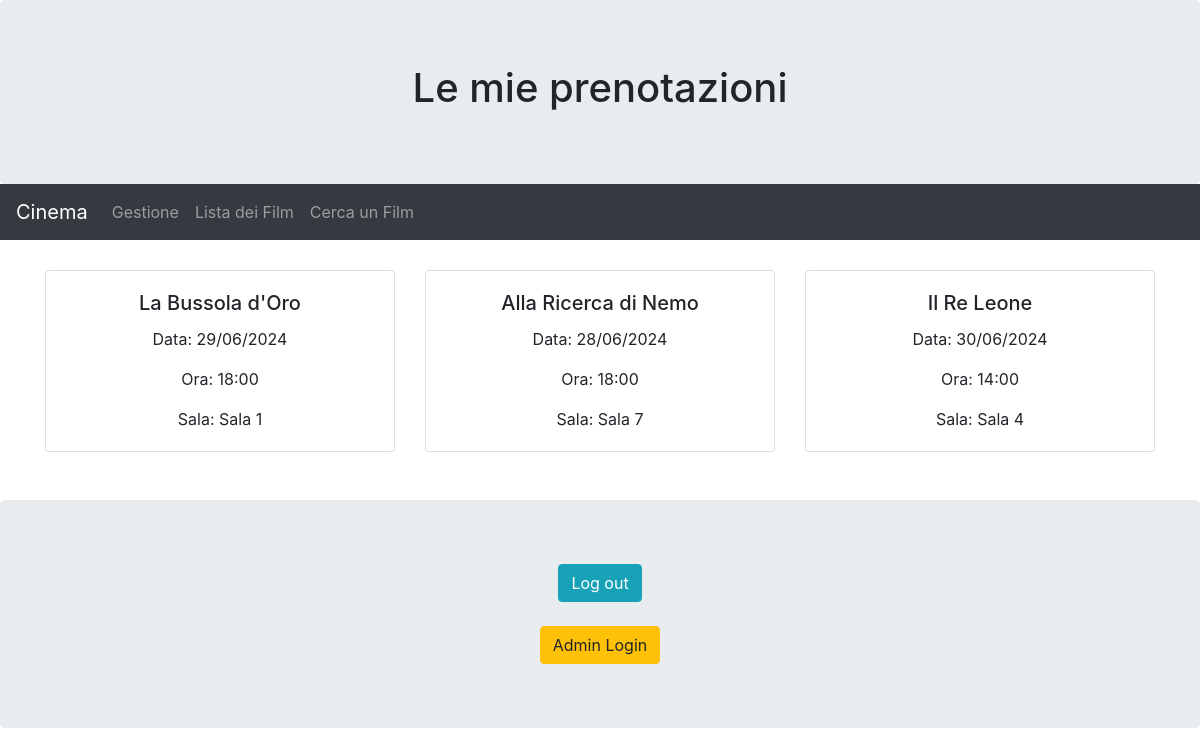
/gestione/my_situation/ (signed in), run on an earlier commit of the app's database.
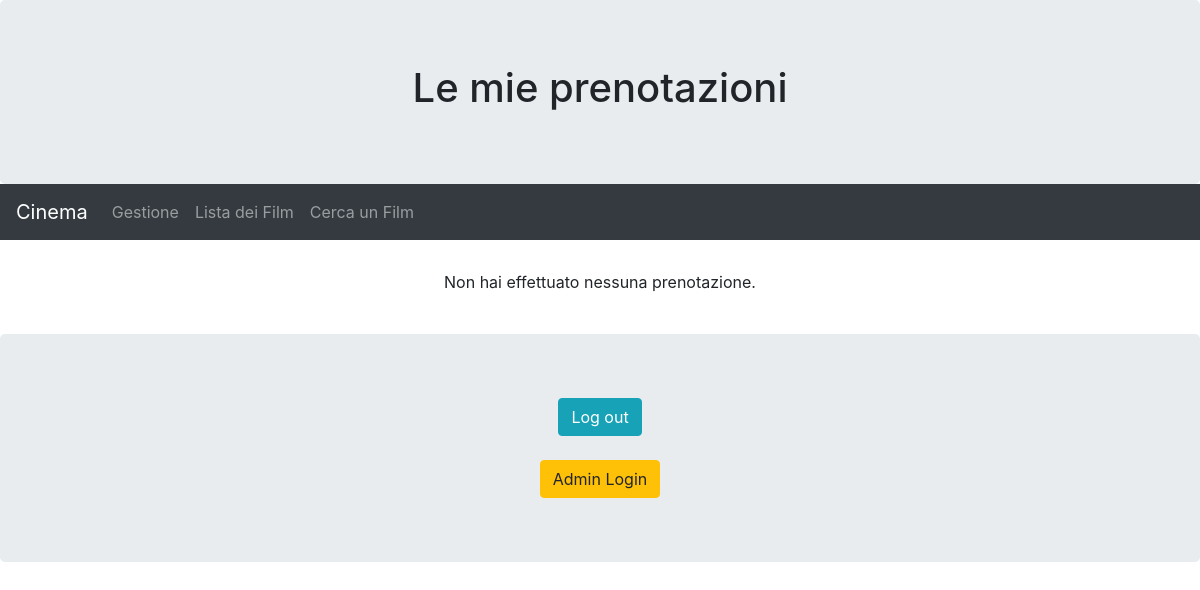
And on a later commit of the database.
### gestione/models.py (models this page shows, shortened)
class Prenotazione(models.Model):
    utente = models.ForeignKey('gestione.Utente', related_name='prenotazioni', on_delete=models.CASCADE)
    proiezione = models.ForeignKey(Proiezione, related_name='prenotazioni', on_delete=models.CASCADE)
    class Meta:
        verbose_name_plural = "Prenotazioni"

class Proiezione(models.Model):
    data = models.DateField()
    ora_inizio = models.TimeField()
    film = models.ForeignKey(Film, related_name='proiezioni', on_delete=models.CASCADE)
    sala = models.CharField(max_length=50)
    posti_disponibili = models.IntegerField(default=20)
    class Meta:
        verbose_name_plural = "Proiezioni"

class Film(models.Model):
    titolo = models.CharField(max_length=200)
    genere = models.CharField(max_length=200)
    descrizione = models.CharField(max_length=500)
    prezzo = models.DecimalField(max_digits=10, decimal_places=2)
    immagine = models.ImageField(upload_to='film_immagini/')
    in_3D = models.BooleanField(default=False)
    in_inglese = models.BooleanField(default=False)
    class Meta:
        verbose_name_plural = "Film"

### gestione/views.py (the view)
# urls.py: path('my_situation/', my_situation, name='my_situation'),
@login_required
def my_situation(request):
    utente = get_object_or_404(Utente, pk=request.user.pk)
    prenotazioni = utente.get_prenotazioni()
    context = {
        'prenotazioni': prenotazioni
    }
    return render(request, 'gestione/my_situation.html', context)

### gestione/models.py (called while the page is built)
    def get_prenotazioni(self):
        return Prenotazione.objects.filter(utente=self)

### gestione/templates/gestione/my_situation.html (shortened to what this page needs)
{% extends 'basebs.html' %}
{% block header1 %}
  <h1>Le mie prenotazioni</h1>
{% endblock %}
{% block content %}
  {% if prenotazioni %}
    <div class="row">
      {% for prenotazione in prenotazioni %}
        <div class="col-md-4">
          <div class="card mb-4">
            <div class="card-body">
              <h5 class="card-title">{{ prenotazione.proiezione.film.titolo }}</h5>
              <p class="card-text">Data: {{ prenotazione.proiezione.data|date:"d/m/Y" }}</p>
              <p class="card-text">Ora: {{ prenotazione.proiezione.ora_inizio|date:"H:i" }}</p>
              <p class="card-text">Sala: {{ prenotazione.proiezione.sala }}</p>
            </div>
          </div>
        </div>
      {% endfor %}
    </div>
  {% else %}
    <p>Non hai effettuato nessuna prenotazione.</p>
  {% endif %}
{% endblock %}

What changed in the data, as far as the page shows it:
removed Prenotazione: proiezione.film.titolo "La Bussola d'Oro", proiezione.data "29/06/2024", proiezione.ora_inizio "18:00", proiezione.sala "Sala 1"
removed Prenotazione: proiezione.film.titolo "Alla Ricerca di Nemo", proiezione.data "28/06/2024", proiezione.ora_inizio "18:00", proiezione.sala "Sala 7"
removed Prenotazione: proiezione.film.titolo "Il Re Leone", proiezione.data "30/06/2024", proiezione.ora_inizio "14:00", proiezione.sala "Sala 4"
Also different on the page:
text now shown: "Non hai effettuato nessuna prenotazione."
